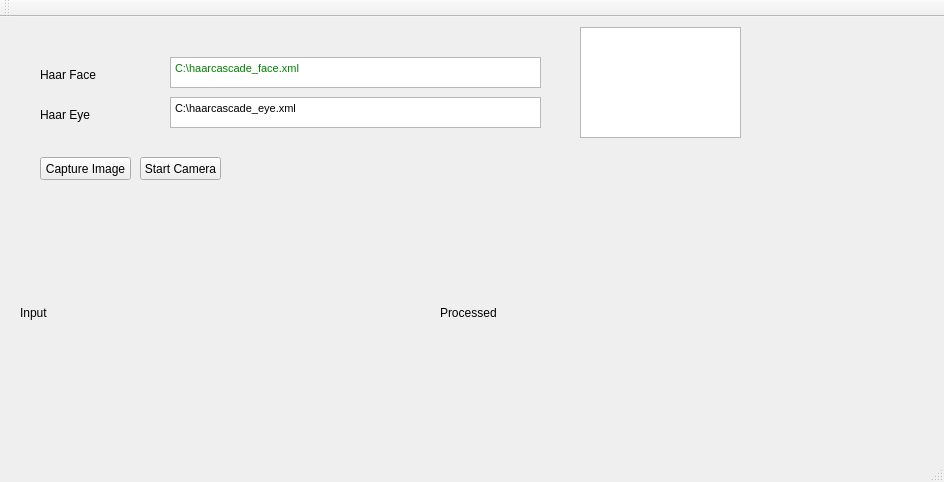
<?xml version="1.0" encoding="UTF-8"?>
<ui version="4.0">
 <class>MainWindow</class>
 <widget class="QMainWindow" name="MainWindow">
  <property name="geometry">
   <rect>
    <x>0</x>
    <y>0</y>
    <width>944</width>
    <height>482</height>
   </rect>
  </property>
  <property name="windowTitle">
   <string>MainWindow</string>
  </property>
  <widget class="QWidget" name="centralWidget">
   <widget class="QLabel" name="camInputlbl">
    <property name="geometry">
     <rect>
      <x>40</x>
      <y>200</y>
      <width>221</width>
      <height>181</height>
     </rect>
    </property>
    <property name="text">
     <string/>
    </property>
   </widget>
   <widget class="QLabel" name="label">
    <property name="geometry">
     <rect>
      <x>40</x>
      <y>50</y>
      <width>81</width>
      <height>16</height>
     </rect>
    </property>
    <property name="text">
     <string>Haar Face</string>
    </property>
   </widget>
   <widget class="QTextEdit" name="textEdit">
    <property name="geometry">
     <rect>
      <x>170</x>
      <y>40</y>
      <width>371</width>
      <height>31</height>
     </rect>
    </property>
    <property name="html">
     <string>&lt;!DOCTYPE HTML PUBLIC &quot;-//W3C//DTD HTML 4.0//EN&quot; &quot;http://www.w3.org/TR/REC-html40/strict.dtd&quot;&gt;
&lt;html&gt;&lt;head&gt;&lt;meta name=&quot;qrichtext&quot; content=&quot;1&quot; /&gt;&lt;style type=&quot;text/css&quot;&gt;
p, li { white-space: pre-wrap; }
&lt;/style&gt;&lt;/head&gt;&lt;body style=&quot; font-family:'MS Shell Dlg 2'; font-size:8.25pt; font-weight:400; font-style:normal;&quot;&gt;
&lt;p style=&quot; margin-top:0px; margin-bottom:0px; margin-left:0px; margin-right:0px; -qt-block-indent:0; text-indent:0px;&quot;&gt;&lt;span style=&quot; font-size:8pt; color:#008000;&quot;&gt;C:\haarcascade_face.xml&lt;/span&gt;&lt;/p&gt;&lt;/body&gt;&lt;/html&gt;</string>
    </property>
   </widget>
   <widget class="QTextEdit" name="textEdit_2">
    <property name="geometry">
     <rect>
      <x>170</x>
      <y>80</y>
      <width>371</width>
      <height>31</height>
     </rect>
    </property>
    <property name="html">
     <string>&lt;!DOCTYPE HTML PUBLIC &quot;-//W3C//DTD HTML 4.0//EN&quot; &quot;http://www.w3.org/TR/REC-html40/strict.dtd&quot;&gt;
&lt;html&gt;&lt;head&gt;&lt;meta name=&quot;qrichtext&quot; content=&quot;1&quot; /&gt;&lt;style type=&quot;text/css&quot;&gt;
p, li { white-space: pre-wrap; }
&lt;/style&gt;&lt;/head&gt;&lt;body style=&quot; font-family:'MS Shell Dlg 2'; font-size:8.25pt; font-weight:400; font-style:normal;&quot;&gt;
&lt;p style=&quot; margin-top:0px; margin-bottom:0px; margin-left:0px; margin-right:0px; -qt-block-indent:0; text-indent:0px;&quot;&gt;&lt;span style=&quot; font-size:8pt;&quot;&gt;C:\haarcascade_eye.xml&lt;/span&gt;&lt;/p&gt;&lt;/body&gt;&lt;/html&gt;</string>
    </property>
   </widget>
   <widget class="QLabel" name="label_2">
    <property name="geometry">
     <rect>
      <x>40</x>
      <y>90</y>
      <width>61</width>
      <height>16</height>
     </rect>
    </property>
    <property name="text">
     <string>Haar Eye</string>
    </property>
   </widget>
   <widget class="QPushButton" name="btnCaptureImage">
    <property name="geometry">
     <rect>
      <x>40</x>
      <y>140</y>
      <width>91</width>
      <height>23</height>
     </rect>
    </property>
    <property name="text">
     <string>Capture Image</string>
    </property>
   </widget>
   <widget class="QLabel" name="lblInput">
    <property name="geometry">
     <rect>
      <x>20</x>
      <y>190</y>
      <width>331</width>
      <height>211</height>
     </rect>
    </property>
    <property name="autoFillBackground">
     <bool>false</bool>
    </property>
    <property name="text">
     <string>Input</string>
    </property>
   </widget>
   <widget class="QLabel" name="lblProcessed">
    <property name="geometry">
     <rect>
      <x>440</x>
      <y>180</y>
      <width>281</width>
      <height>231</height>
     </rect>
    </property>
    <property name="text">
     <string>Processed</string>
    </property>
   </widget>
   <widget class="QPushButton" name="btnStartCamera">
    <property name="geometry">
     <rect>
      <x>140</x>
      <y>140</y>
      <width>81</width>
      <height>23</height>
     </rect>
    </property>
    <property name="text">
     <string>Start Camera</string>
    </property>
   </widget>
   <widget class="QPlainTextEdit" name="txtBoxError">
    <property name="geometry">
     <rect>
      <x>580</x>
      <y>10</y>
      <width>161</width>
      <height>111</height>
     </rect>
    </property>
   </widget>
  </widget>
  <widget class="QMenuBar" name="menuBar">
   <property name="geometry">
    <rect>
     <x>0</x>
     <y>0</y>
     <width>944</width>
     <height>21</height>
    </rect>
   </property>
  </widget>
  <widget class="QToolBar" name="mainToolBar">
   <attribute name="toolBarArea">
    <enum>TopToolBarArea</enum>
   </attribute>
   <attribute name="toolBarBreak">
    <bool>false</bool>
   </attribute>
  </widget>
  <widget class="QStatusBar" name="statusBar"/>
 </widget>
 <layoutdefault spacing="6" margin="11"/>
 <resources/>
 <connections/>
</ui>
